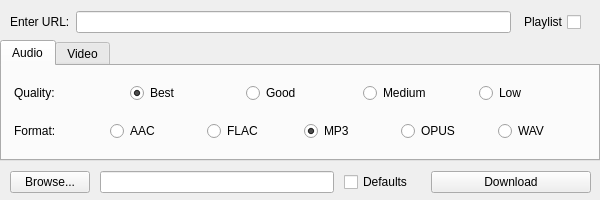
<?xml version="1.0" encoding="UTF-8"?>
<ui version="4.0">
 <class>ytdl</class>
 <widget class="QMainWindow" name="ytdl">
  <property name="enabled">
   <bool>true</bool>
  </property>
  <property name="geometry">
   <rect>
    <x>0</x>
    <y>0</y>
    <width>600</width>
    <height>200</height>
   </rect>
  </property>
  <property name="sizePolicy">
   <sizepolicy hsizetype="Fixed" vsizetype="Fixed">
    <horstretch>0</horstretch>
    <verstretch>0</verstretch>
   </sizepolicy>
  </property>
  <property name="minimumSize">
   <size>
    <width>600</width>
    <height>200</height>
   </size>
  </property>
  <property name="maximumSize">
   <size>
    <width>600</width>
    <height>200</height>
   </size>
  </property>
  <property name="windowTitle">
   <string>ytdl</string>
  </property>
  <widget class="QWidget" name="centralwidget">
   <widget class="QTabWidget" name="Tabs">
    <property name="geometry">
     <rect>
      <x>0</x>
      <y>40</y>
      <width>600</width>
      <height>121</height>
     </rect>
    </property>
    <property name="sizePolicy">
     <sizepolicy hsizetype="Fixed" vsizetype="Fixed">
      <horstretch>0</horstretch>
      <verstretch>0</verstretch>
     </sizepolicy>
    </property>
    <property name="maximumSize">
     <size>
      <width>16777215</width>
      <height>16777215</height>
     </size>
    </property>
    <property name="currentIndex">
     <number>0</number>
    </property>
    <widget class="QWidget" name="Music">
     <property name="enabled">
      <bool>true</bool>
     </property>
     <property name="toolTip">
      <string>&lt;html&gt;&lt;head/&gt;&lt;body&gt;&lt;p&gt;Music&lt;/p&gt;&lt;/body&gt;&lt;/html&gt;</string>
     </property>
     <property name="whatsThis">
      <string>&lt;html&gt;&lt;head/&gt;&lt;body&gt;&lt;p&gt;Music&lt;/p&gt;&lt;/body&gt;&lt;/html&gt;</string>
     </property>
     <attribute name="title">
      <string>Audio</string>
     </attribute>
     <layout class="QVBoxLayout" name="verticalLayout">
      <item>
       <layout class="QHBoxLayout" name="horizontalLayout">
        <property name="leftMargin">
         <number>3</number>
        </property>
        <property name="topMargin">
         <number>0</number>
        </property>
        <property name="rightMargin">
         <number>0</number>
        </property>
        <property name="bottomMargin">
         <number>2</number>
        </property>
        <item>
         <widget class="QLabel" name="labelQuality">
          <property name="maximumSize">
           <size>
            <width>110</width>
            <height>16777215</height>
           </size>
          </property>
          <property name="text">
           <string>Quality:</string>
          </property>
         </widget>
        </item>
        <item>
         <layout class="QHBoxLayout" name="radiosQuality">
          <item>
           <widget class="QRadioButton" name="radioBest">
            <property name="enabled">
             <bool>true</bool>
            </property>
            <property name="text">
             <string>Best</string>
            </property>
            <property name="checked">
             <bool>true</bool>
            </property>
            <attribute name="buttonGroup">
             <string notr="true">MQualityGroup</string>
            </attribute>
           </widget>
          </item>
          <item>
           <widget class="QRadioButton" name="radioGood">
            <property name="text">
             <string>Good</string>
            </property>
            <attribute name="buttonGroup">
             <string notr="true">MQualityGroup</string>
            </attribute>
           </widget>
          </item>
          <item>
           <widget class="QRadioButton" name="radioMedium">
            <property name="text">
             <string>Medium</string>
            </property>
            <attribute name="buttonGroup">
             <string notr="true">MQualityGroup</string>
            </attribute>
           </widget>
          </item>
          <item>
           <widget class="QRadioButton" name="radioLow">
            <property name="text">
             <string>Low</string>
            </property>
            <attribute name="buttonGroup">
             <string notr="true">MQualityGroup</string>
            </attribute>
           </widget>
          </item>
         </layout>
        </item>
       </layout>
      </item>
      <item>
       <layout class="QHBoxLayout" name="horizontalLayout_2">
        <property name="leftMargin">
         <number>3</number>
        </property>
        <property name="topMargin">
         <number>2</number>
        </property>
        <item>
         <widget class="QLabel" name="labelMFormat">
          <property name="maximumSize">
           <size>
            <width>90</width>
            <height>16777215</height>
           </size>
          </property>
          <property name="text">
           <string>Format:</string>
          </property>
         </widget>
        </item>
        <item>
         <layout class="QHBoxLayout" name="radiosMFormat">
          <item>
           <widget class="QRadioButton" name="radioAAC">
            <property name="text">
             <string>AAC</string>
            </property>
            <attribute name="buttonGroup">
             <string notr="true">MFormatGroup</string>
            </attribute>
           </widget>
          </item>
          <item>
           <widget class="QRadioButton" name="radioFLAC">
            <property name="text">
             <string>FLAC</string>
            </property>
            <attribute name="buttonGroup">
             <string notr="true">MFormatGroup</string>
            </attribute>
           </widget>
          </item>
          <item>
           <widget class="QRadioButton" name="radioMP3">
            <property name="text">
             <string>MP3</string>
            </property>
            <property name="checked">
             <bool>true</bool>
            </property>
            <attribute name="buttonGroup">
             <string notr="true">MFormatGroup</string>
            </attribute>
           </widget>
          </item>
          <item>
           <widget class="QRadioButton" name="radioOPUS">
            <property name="text">
             <string>OPUS</string>
            </property>
            <attribute name="buttonGroup">
             <string notr="true">MFormatGroup</string>
            </attribute>
           </widget>
          </item>
          <item>
           <widget class="QRadioButton" name="radioWAV">
            <property name="text">
             <string>WAV</string>
            </property>
            <attribute name="buttonGroup">
             <string notr="true">MFormatGroup</string>
            </attribute>
           </widget>
          </item>
         </layout>
        </item>
       </layout>
      </item>
     </layout>
    </widget>
    <widget class="QWidget" name="Video">
     <property name="enabled">
      <bool>true</bool>
     </property>
     <attribute name="title">
      <string>Video</string>
     </attribute>
     <layout class="QVBoxLayout" name="verticalLayout_2">
      <item>
       <layout class="QHBoxLayout" name="horizontalLayout_3">
        <property name="leftMargin">
         <number>3</number>
        </property>
        <property name="bottomMargin">
         <number>2</number>
        </property>
        <item>
         <widget class="QLabel" name="labelResolution">
          <property name="maximumSize">
           <size>
            <width>120</width>
            <height>16777215</height>
           </size>
          </property>
          <property name="text">
           <string>Max Resolution:</string>
          </property>
         </widget>
        </item>
        <item>
         <layout class="QHBoxLayout" name="radiosResolution">
          <item>
           <widget class="QRadioButton" name="radio4K">
            <property name="minimumSize">
             <size>
              <width>0</width>
              <height>0</height>
             </size>
            </property>
            <property name="maximumSize">
             <size>
              <width>78</width>
              <height>16777215</height>
             </size>
            </property>
            <property name="text">
             <string>4K</string>
            </property>
            <attribute name="buttonGroup">
             <string notr="true">VResGroup</string>
            </attribute>
           </widget>
          </item>
          <item>
           <widget class="QRadioButton" name="radio1440p">
            <property name="text">
             <string>1440p</string>
            </property>
            <attribute name="buttonGroup">
             <string notr="true">VResGroup</string>
            </attribute>
           </widget>
          </item>
          <item>
           <widget class="QRadioButton" name="radio1080p">
            <property name="sizePolicy">
             <sizepolicy hsizetype="Minimum" vsizetype="Fixed">
              <horstretch>0</horstretch>
              <verstretch>0</verstretch>
             </sizepolicy>
            </property>
            <property name="minimumSize">
             <size>
              <width>87</width>
              <height>0</height>
             </size>
            </property>
            <property name="maximumSize">
             <size>
              <width>87</width>
              <height>16777215</height>
             </size>
            </property>
            <property name="text">
             <string>1080p</string>
            </property>
            <property name="checked">
             <bool>true</bool>
            </property>
            <attribute name="buttonGroup">
             <string notr="true">VResGroup</string>
            </attribute>
           </widget>
          </item>
          <item>
           <widget class="QRadioButton" name="radio720p">
            <property name="text">
             <string>720p</string>
            </property>
            <attribute name="buttonGroup">
             <string notr="true">VResGroup</string>
            </attribute>
           </widget>
          </item>
          <item>
           <widget class="QRadioButton" name="radio480p">
            <property name="text">
             <string>480p</string>
            </property>
            <attribute name="buttonGroup">
             <string notr="true">VResGroup</string>
            </attribute>
           </widget>
          </item>
         </layout>
        </item>
       </layout>
      </item>
      <item>
       <layout class="QHBoxLayout" name="horizontalLayout_4">
        <property name="leftMargin">
         <number>3</number>
        </property>
        <property name="topMargin">
         <number>2</number>
        </property>
        <item>
         <widget class="QLabel" name="labelVFormat">
          <property name="maximumSize">
           <size>
            <width>135</width>
            <height>16777215</height>
           </size>
          </property>
          <property name="text">
           <string>Preferred Format:</string>
          </property>
         </widget>
        </item>
        <item>
         <layout class="QHBoxLayout" name="radiosVFormat">
          <item>
           <widget class="QRadioButton" name="radio3GP">
            <property name="text">
             <string>3GP</string>
            </property>
            <attribute name="buttonGroup">
             <string notr="true">VFormatGroup</string>
            </attribute>
           </widget>
          </item>
          <item>
           <widget class="QRadioButton" name="radioFLV">
            <property name="text">
             <string>FLV</string>
            </property>
            <attribute name="buttonGroup">
             <string notr="true">VFormatGroup</string>
            </attribute>
           </widget>
          </item>
          <item>
           <widget class="QRadioButton" name="radioMP4">
            <property name="text">
             <string>MP4</string>
            </property>
            <property name="checked">
             <bool>true</bool>
            </property>
            <attribute name="buttonGroup">
             <string notr="true">VFormatGroup</string>
            </attribute>
           </widget>
          </item>
          <item>
           <widget class="QRadioButton" name="radioWEBM">
            <property name="text">
             <string>WEBM</string>
            </property>
            <attribute name="buttonGroup">
             <string notr="true">VFormatGroup</string>
            </attribute>
           </widget>
          </item>
         </layout>
        </item>
       </layout>
      </item>
     </layout>
    </widget>
   </widget>
   <widget class="QWidget" name="layoutWidget">
    <property name="geometry">
     <rect>
      <x>10</x>
      <y>10</y>
      <width>571</width>
      <height>25</height>
     </rect>
    </property>
    <layout class="QGridLayout" name="urlLayout">
     <item row="0" column="0">
      <widget class="QLabel" name="labelURL">
       <property name="text">
        <string>Enter URL:</string>
       </property>
      </widget>
     </item>
     <item row="0" column="1">
      <widget class="QLineEdit" name="lineURL"/>
     </item>
     <item row="0" column="2">
      <widget class="QCheckBox" name="playlistCheck">
       <property name="layoutDirection">
        <enum>Qt::RightToLeft</enum>
       </property>
       <property name="text">
        <string>Playlist</string>
       </property>
      </widget>
     </item>
    </layout>
   </widget>
   <widget class="QWidget" name="layoutWidget1">
    <property name="geometry">
     <rect>
      <x>10</x>
      <y>170</y>
      <width>581</width>
      <height>25</height>
     </rect>
    </property>
    <layout class="QHBoxLayout" name="downloadLayout">
     <property name="spacing">
      <number>10</number>
     </property>
     <property name="leftMargin">
      <number>0</number>
     </property>
     <item>
      <widget class="QPushButton" name="buttonBrowse">
       <property name="text">
        <string>Browse...</string>
       </property>
      </widget>
     </item>
     <item>
      <widget class="QLineEdit" name="lineBrowse">
       <property name="maximumSize">
        <size>
         <width>240</width>
         <height>16777215</height>
        </size>
       </property>
      </widget>
     </item>
     <item>
      <widget class="QCheckBox" name="defaultsCheck">
       <property name="minimumSize">
        <size>
         <width>77</width>
         <height>0</height>
        </size>
       </property>
       <property name="layoutDirection">
        <enum>Qt::LeftToRight</enum>
       </property>
       <property name="text">
        <string>Defaults</string>
       </property>
      </widget>
     </item>
     <item>
      <widget class="QPushButton" name="buttonDownload">
       <property name="minimumSize">
        <size>
         <width>160</width>
         <height>0</height>
        </size>
       </property>
       <property name="text">
        <string>Download</string>
       </property>
       <property name="autoDefault">
        <bool>false</bool>
       </property>
       <property name="default">
        <bool>false</bool>
       </property>
      </widget>
     </item>
    </layout>
   </widget>
  </widget>
 </widget>
 <resources/>
 <connections/>
 <buttongroups>
  <buttongroup name="MFormatGroup"/>
  <buttongroup name="VFormatGroup"/>
  <buttongroup name="MQualityGroup"/>
  <buttongroup name="VResGroup"/>
 </buttongroups>
</ui>
